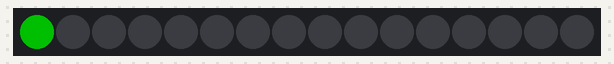
The sketch below on a simulated Arduino Uno, built with avr-gcc and run on an emulated ATmega328P. Parts: 16 RGB LEDs in strip order, left to right. Dim RGB values are drawn brighter than linear.

Above: at 0.01 s.
At 0.61 s:
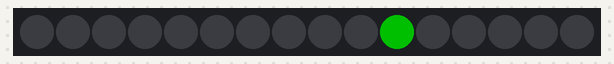
At 1.22 s:
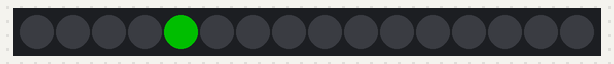

The sketch:

NeoLED_step2.ino
```cpp
/* Written by - Rahul Sharma
for - Yolabs - 14th Feb 2026
Note - Neopixel LED has taken a centerstage all projects that need lighting, including fountaion to battlebots to EV Scooters

Here is the simple code that gives you a light moving effect. In actual it is turinning on one led at a time for 60 mili second and than make on next one and place the current led off

Connections
  Neopixel            ESP

  5V                  Vin ( note you can connect to 3v3 also but power will be super dim)
  GND                 GND
  DI                  D4
  DO                  open or next neo-rings's DI pin)
*/

#include <Adafruit_NeoPixel.h>

#define PIN 4
#define NUMPIXELS 16

// Easy settings (students can change these)
#define BRIGHTNESS 80
#define SPEED   60   // smaller = faster chase

Adafruit_NeoPixel pixels(NUMPIXELS, PIN, NEO_GRB + NEO_KHZ800);

void setup() {
  pixels.begin();                 // start NeoPixel
  pixels.setBrightness(BRIGHTNESS);
  pixels.clear();                 // turn OFF all LEDs
  pixels.show();
}

void loop() {
  // CHASE EFFECT: one LED moves around the ring
  for (int pos = 0; pos < NUMPIXELS; pos++) {

    pixels.clear(); // turn off all LEDs

    // turn ON only one LED (the moving one)
    pixels.setPixelColor(pos, pixels.Color(0, 255, 0)); // Green color

    pixels.show();  // update the LEDs
    delay(SPEED);
  }
}
```

Measured:
- by itself, everything shown: repeats every 0.97 s, in 16 steps
